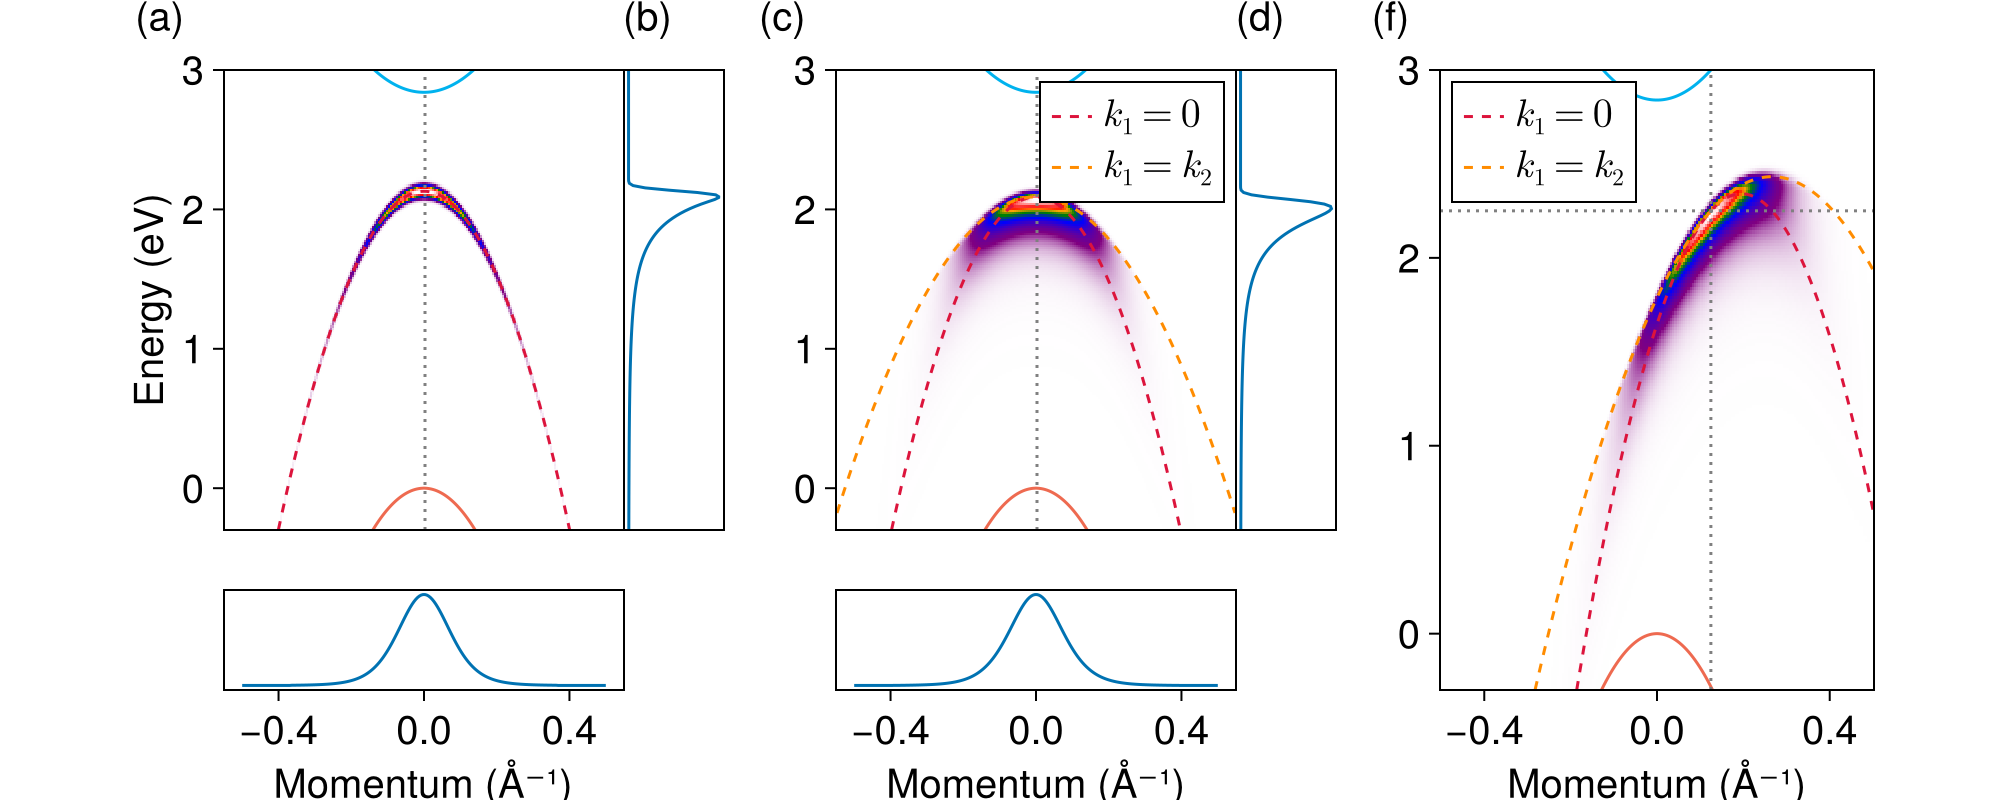

The script that saved this image:
# Plot the ARPES heatmap;

include("units.jl")
include("qp-bands.jl")
include("broadening.jl")
include("exciton.jl")
include("ehh.jl")
include("wfn.jl")
include("arpes.jl")
using CairoMakie
using LaTeXStrings
using Colors

##########################################
#region Parameters

caption_padding = 35

broaden = gaussian_broadening(20fs)

m_h = 0.21
m_e = 0.37
E_g = 2.84
w_side = 4π / (3 * 3.144817974)
w = SVector{2, Float64}([w_side, 0.0])
trion = Intervalley2DChandraTrion(
    m_h = m_h,
    m_e = m_e,
    w = w,
    E_g = E_g,
    E_B = 0.75, # Binding energy for the ehh trion mode
    a = 10.3,
    b = 25.2
)
exciton = IntraValley2DExciton(
    m_h = m_h,
    m_e = m_e,
    E_g = E_g,
    E_B = 0.71,
    a = 10.4
)

# The trion momentum is set to be w
P_ratio = 1.0
P = P_ratio * w

# The exciton momentum is set to zero
Q = SA[0.0, 0.0]

# When P = w, we don't need to worry about the grid not being large enough.
# What we want is to make sure that k_1's such that k_1 = 0 or k_2 = 0
# are included in the k-grid,
# and when P=w, k_2 = 0, if and only if k_1 = -k_e.
# So for each k_e in the k-path scanned, -k_1 must be in the k-grid.
# But in this program, the k-path is a part of the k_grid,
# and it has mirror symmetry, so the condition is satisfied by default.
# When we are tilting the momentum of the trion away from P=w things can be slightly different.
kx_list = LinRange(-0.5, 0.5, 200)
ikx_Γ = argmin(abs.(kx_list))
ikx_tilted = argmin(abs.(kx_list .- -0.25))
k1_list = [SA[kx, 0.0] for kx in kx_list]
k1_grid = reshape(map(Iterators.product(kx_list, kx_list)) do (k_x, k_y)
    SA[k_x, k_y]
end, length(k1_list)^2)
ω_list = LinRange(-0.3, 3.0, 200) #LinRange(-8, 5, 200)
ω_list_plot = LinRange(-0.3, 3.0, 200)

E_c1_curve = map(k1_list) do k_h
    -E_v(exciton, k_h)
end
E_v1_curve = map(k1_list) do k_e
    E_c(exciton, k_e)
end

electron_color = colorant"deepskyblue2"
hole_color = colorant"coral2"
shifted_valence_color = colorant"crimson"
shifted_valence_doubled_color = colorant"darkorange"
set_theme!(fontsize=20)
f = Figure(size=(1000, 400))

#endregion
##########################################

let 
    ##########################################
    #region Calculation of exciton
    Ak = wfn(exciton)
    Akω_total = exciton_ARPES_eh(exciton, Q, k1_list, ω_list, Ak, broaden)
    dispersion = map(k1_list) do k
        k_e = k
        momentum_set = momentum_calc(exciton, Q, k)
        k_h = momentum_set.k_h
        E_exciton(exciton, Q) - E_v(exciton, k_h)
    end

    #endregion
    ##########################################
    
    ##########################################
    #region Plotting the exciton
    
    gl = f[1, 1] = GridLayout()

    ax = Axis(gl[1, 1], ylabel="Energy (eV)", #=xticks=[-0.4, 0.0, 0.4]=#)
    Label(gl[1, 1, TopLeft()], "(a)", padding = (0, 15, 15, 0))

    heatmap!(ax, kx_list, ω_list, Akω_total, colormap=arpes_colormap(transparency_gradience))
    lines!(ax, kx_list, dispersion, color=shifted_valence_color, linestyle=:dash)
    lines!(ax, kx_list, E_c1_curve, color=hole_color)
    lines!(ax, kx_list, E_v1_curve, color=electron_color)
    vlines!(ax, kx_list[ikx_Γ], linestyle=:dot, color=:gray)

    ylims!(ax, (minimum(ω_list_plot), maximum(ω_list_plot)))
    hideydecorations!(ax, ticks = false, ticklabels = false, label = false)
    hidexdecorations!(ax)

    #endregion
    ##########################################

    ##########################################
    #region Plotting the exciton ARPES intensity summed over the frequency variable
    
    ax = Axis(gl[2, 1], xticks=[-0.4, 0.0, 0.4])
    lines!(ax, kx_list, vec(sum(Akω_total, dims=2)))
    hidedecorations!(ax, ticks = false, ticklabels = false, label = false)
    Label(gl[2, 1, Bottom()], "Momentum (Å⁻¹)", padding=(0, 0, 0, caption_padding))
    hidexdecorations!(ax, ticks = false, ticklabels = false, label = false)
    hideydecorations!(ax)
    rowgap!(gl, 0)

    #endregion
    ##########################################

    ##########################################
    #region Plotting the exciton ARPES intensity summed over the momentum variable

    ax = Axis(gl[1, 2], xticks=([0.0], [" "]), xtickcolor=:white)
    Label(gl[1, 2, Top()], "(b)", padding = (0, 0, 15, 0), halign=:left)
    #Label(gl[1, 2, Bottom()], "Intensity", padding=(0, 0, 0, caption_padding))
    rowsize!(gl, 2, Fixed(50))

    # Usually we can just hide x decorations,
    # but here to align the label "Intensity" with the label "Momentum",
    # we have to make the x ticks and the x tick labels invisible
    # so that they still occupy their space.
    #hidexdecorations!(ax, label = false)
    
    Akω_full_grid = exciton_ARPES_eh(exciton, Q, k1_grid, ω_list, Ak, broaden)
    lines!(ax, vec(sum(Akω_full_grid, dims=1)), ω_list)
    ylims!(ax, (minimum(ω_list_plot), maximum(ω_list_plot)))
    hidexdecorations!(ax, ticks = false, ticklabels = false, label = false)
    hideydecorations!(ax)
    # Note that in a Makie plot there are two aspect ratios:
    # the first is the aspect ratio of a cell in the Figure,
    # and the second is the aspect ratio of an Axis in the cell.
    # If we set the latter, then unwanted empty spaces will appear around the Axis.
    # Here we set the width of column 2 to be 0.25 times the height of row 1,
    # which means we are setting the aspect ratio of the cell,
    # and it will automatically determine the aspect ratio of the Axis within the cell.
    colsize!(gl, 1, Fixed(200))
    rowsize!(gl, 1, Fixed(230))
    colsize!(gl, 2, Fixed(50))
    #colsize!(f.layout, 1, Aspect(1, 1.2))
    colgap!(gl, 0)

    #endregion
    ##########################################
end

let 
    ##########################################
    #region Calculation of trion

    Ak1k2 = wfn(trion)

    Akω_total = trion_ARPES_ehh(trion, P, k1_grid, k1_list, ω_list, Ak1k2, broaden)
    dispersion_k_zero = map(k1_list) do k
        k_1 = SA[0.0, 0.0]
        momentum_set = momentum_calc_ehh(trion, P, k, k_1)
        k_h1 = momentum_set.k_h1
        k_h2 = momentum_set.k_h2 
        k_2  = momentum_set.k_2
        E_trion_ehh(trion, P) - E_residue_ehh(trion, k_h1, k_h2)
    end

    dispersion_k_equal = map(k1_list) do k
        M = 2trion.m_h + trion.m_e
        k_1 = ((P - w) * trion.m_e / M - k) / 2
        k_2 = k_1
        momentum_set = momentum_calc_ehh(trion, P, k, k_1)
        k_h1 = momentum_set.k_h1
        k_h2 = momentum_set.k_h2 
        E_trion_ehh(trion, P) - E_residue_ehh(trion, k_h1, k_h2)
    end

    #endregion
    ##########################################

    ##########################################
    #region Plotting of trion

    gl = f[1, 2] = GridLayout()

    ax = Axis(gl[1, 1], xticks=[-0.4, 0.0, 0.4])
    colsize!(gl, 1, Fixed(200))
    Label(gl[1, 1, TopLeft()], "(c)", padding = (0, 15, 15, 0))

    heatmap!(ax, kx_list, ω_list, Akω_total, colormap=arpes_colormap(transparency_gradience))
    lines!(ax, kx_list, E_c1_curve, color=hole_color)
    lines!(ax, kx_list, E_v1_curve, color=electron_color)
    lines!(ax, kx_list, dispersion_k_zero, label=L"k_1=0", color=shifted_valence_color, linestyle=:dash)
    lines!(ax, kx_list, dispersion_k_equal, label=L"k_1=k_2", color=shifted_valence_doubled_color, linestyle=:dash)
    vlines!(ax, kx_list[ikx_Γ], linestyle=:dot, color=:gray)
    #vlines!(ax, kx_list[ikx_tilted], linestyle=:dot, color=:gray)

    ylims!(ax, (minimum(ω_list_plot), maximum(ω_list_plot)))
    hideydecorations!(ax, ticks = false, ticklabels = false, label = false)
    hidexdecorations!(ax)
    axislegend(ax)

    #endregion
    ##########################################

    ##########################################
    #region Plotting the exciton ARPES intensity summed over the frequency variable
    
    ax = Axis(gl[2, 1], xticks=[-0.4, 0.0, 0.4])
    lines!(ax, kx_list, vec(sum(Akω_total, dims=2)))
    hidedecorations!(ax, ticks = false, ticklabels = false, label = false)
    Label(gl[2, 1, Bottom()], "Momentum (Å⁻¹)", padding=(0, 0, 0, caption_padding))
    hidexdecorations!(ax, ticks = false, ticklabels = false, label = false)
    hideydecorations!(ax)
    colsize!(gl, 1, Fixed(200))
    rowsize!(gl, 1, Fixed(230))
    rowsize!(gl, 2, Fixed(50))
    rowgap!(gl, 0)

    #endregion
    ##########################################

    ##########################################
    #region Plotting the trion ARPES intensity with the momentum variable summed over

    # The reason not to use hidexdecorations is discussed above 
    ax = Axis(gl[1, 2], xticks=([0.0], [" "]), xtickcolor=:white)
    hideydecorations!(ax)
    Label(gl[1, 2, Top()], "(d)", padding = (0, 0, 15, 0), halign=:left)
    
    Akω_full_grid = trion_ARPES_ehh(trion, P, k1_grid, k1_grid, ω_list, Ak1k2, broaden)

    lines!(ax, vec(sum(Akω_full_grid, dims=1)), ω_list)
    ylims!(ax, (minimum(ω_list_plot), maximum(ω_list_plot)))
    hidedecorations!(ax, ticks = false, ticklabels = false, label = false)
    #hidexdecorations!(ax, label = false)
    colsize!(gl, 2, Fixed(50))

    #ax = Axis(gl[1, 3], aspect=0.25, xticks=([0.0], [" "]), xtickcolor=:white)
    #hideydecorations!(ax)
    #Label(gl[1, 3, Top()], "(e)", padding = (0, 15, 15, 0), halign=:left)
    #
    #lines!(ax, Akω_total[ikx_tilted, :], ω_list)
    #ylims!(ax, (minimum(ω_list_plot), maximum(ω_list_plot)))
    #hidedecorations!(ax, ticks = false, ticklabels = false, label = false)
    ##hidexdecorations!(ax, label = false)
    #colsize!(gl, 3, Aspect(1, 0.25))
    colgap!(gl, 0)
    colsize!(gl, 2, Fixed(50))

    #Label(gl[1, 2, Bottom()], "Intensity", tellwidth=false, tellheight=false, padding=(0, 0, 0, caption_padding))

    #endregion
    ##########################################
end

# The trion momentum is set to be w
P_ratio = 1.2
P = P_ratio * w

let 
    ##########################################
    #region Calculation of trion

    Ak1k2 = wfn(trion)

    Akω_total = trion_ARPES_ehh(trion, P, k1_grid, k1_list, ω_list, Ak1k2, broaden)
    dispersion_k_zero = map(k1_list) do k
        k_1 = SA[0.0, 0.0]
        momentum_set = momentum_calc_ehh(trion, P, k, k_1)
        k_h1 = momentum_set.k_h1
        k_h2 = momentum_set.k_h2 
        k_2  = momentum_set.k_2
        E_trion_ehh(trion, P) - E_residue_ehh(trion, k_h1, k_h2)
    end

    dispersion_k_equal = map(k1_list) do k
        M = 2trion.m_h + trion.m_e
        k_1 = ((P - w) * trion.m_e / M - k) / 2
        k_2 = k_1
        momentum_set = momentum_calc_ehh(trion, P, k, k_1)
        k_h1 = momentum_set.k_h1
        k_h2 = momentum_set.k_h2 
        E_trion_ehh(trion, P) - E_residue_ehh(trion, k_h1, k_h2)
    end

    #endregion
    ##########################################

    ##########################################
    #region Plotting of trion

    ax = Axis(f[1, 3], xticks=[-0.4, 0.0, 0.4])

    heatmap!(ax, kx_list, ω_list, Akω_total, colormap=arpes_colormap(transparency_gradience))
    lines!(ax, kx_list, E_c1_curve, color=hole_color)
    lines!(ax, kx_list, E_v1_curve, color=electron_color)
    lines!(ax, kx_list, dispersion_k_zero, label=L"k_1=0", color=shifted_valence_color, linestyle=:dash)
    lines!(ax, kx_list, dispersion_k_equal, label=L"k_1=k_2", color=shifted_valence_doubled_color, linestyle=:dash)
    
    M = m_e + 2m_h
    vlines!(ax, m_e / M * (P - w)[1], linestyle=:dot, color=:gray)
    hlines!(ax, inv_eV * m_e / 2M^2 * norm(P - w)^2 + trion.E_g - trion.E_B, linestyle=:dot, color=:gray)

    ylims!(ax, (minimum(ω_list_plot), maximum(ω_list_plot)))
    hidedecorations!(ax, ticks = false, ticklabels = false, label = false)
    axislegend(ax, position=:lt)
    colsize!(f.layout, 3, Aspect(1, 0.7))
    Label(f[1, 3, TopLeft()], "(f)", padding = (0, 15, 15, 0))
    Label(f[1, 3, Bottom()], "Momentum (Å⁻¹)", tellwidth=false, tellheight=false, padding=(0, 0, 0, caption_padding))

    #endregion
    ##########################################
end

save("ehh-no-momentum-display-compact-integrated.png", f)
f